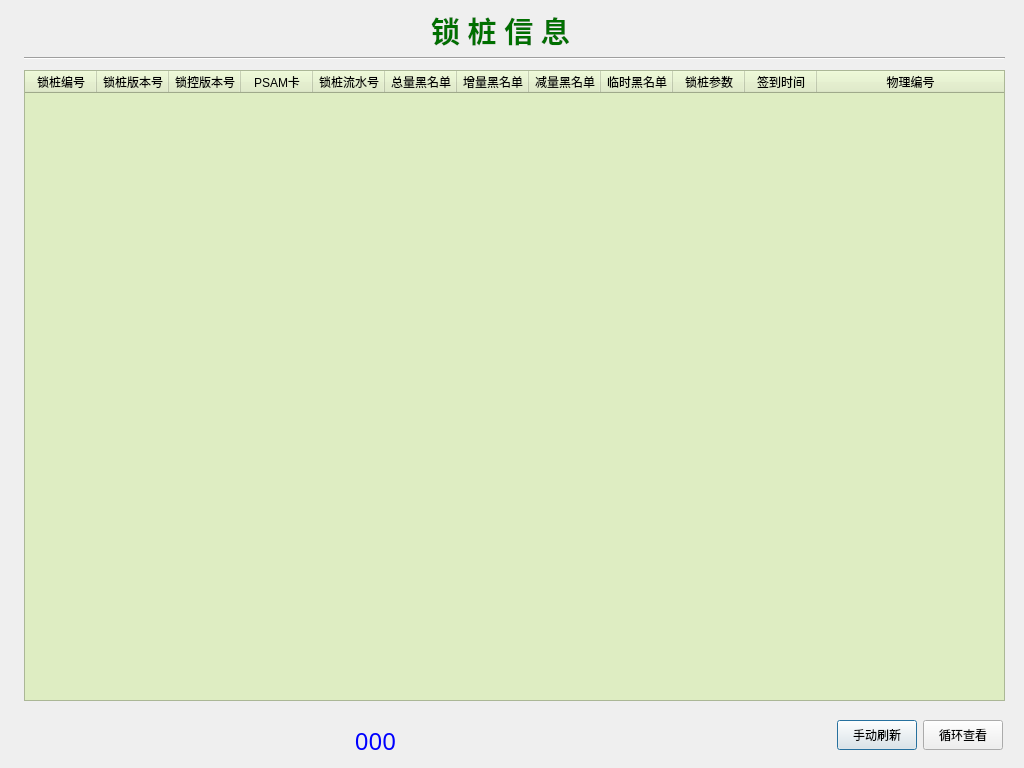
<?xml version="1.0" encoding="UTF-8"?>
<ui version="4.0">
 <class>SaeInfoClass</class>
 <widget class="QDialog" name="SaeInfoClass">
  <property name="geometry">
   <rect>
    <x>0</x>
    <y>0</y>
    <width>1024</width>
    <height>768</height>
   </rect>
  </property>
  <property name="windowTitle">
   <string>Dialog</string>
  </property>
  <widget class="Line" name="line">
   <property name="geometry">
    <rect>
     <x>24</x>
     <y>50</y>
     <width>981</width>
     <height>16</height>
    </rect>
   </property>
   <property name="orientation">
    <enum>Qt::Horizontal</enum>
   </property>
  </widget>
  <widget class="QLabel" name="label_25">
   <property name="geometry">
    <rect>
     <x>410</x>
     <y>10</y>
     <width>181</width>
     <height>41</height>
    </rect>
   </property>
   <property name="font">
    <font>
     <family>华文中宋</family>
     <pointsize>22</pointsize>
     <weight>75</weight>
     <bold>true</bold>
    </font>
   </property>
   <property name="styleSheet">
    <string notr="true">color: rgb(0, 112, 0);</string>
   </property>
   <property name="text">
    <string>锁 桩 信 息</string>
   </property>
   <property name="alignment">
    <set>Qt::AlignCenter</set>
   </property>
  </widget>
  <widget class="QLabel" name="label">
   <property name="geometry">
    <rect>
     <x>0</x>
     <y>0</y>
     <width>1024</width>
     <height>768</height>
    </rect>
   </property>
   <property name="text">
    <string/>
   </property>
   <property name="pixmap">
    <pixmap resource="../bicycle.qrc">:/image/function_background.png</pixmap>
   </property>
  </widget>
  <widget class="QTableWidget" name="tableWidget">
   <property name="enabled">
    <bool>true</bool>
   </property>
   <property name="geometry">
    <rect>
     <x>24</x>
     <y>70</y>
     <width>981</width>
     <height>631</height>
    </rect>
   </property>
   <property name="focusPolicy">
    <enum>Qt::NoFocus</enum>
   </property>
   <property name="styleSheet">
    <string notr="true">background-color: rgb(222, 237, 194);
</string>
   </property>
   <property name="autoScrollMargin">
    <number>16</number>
   </property>
   <attribute name="horizontalHeaderDefaultSectionSize">
    <number>72</number>
   </attribute>
   <attribute name="horizontalHeaderStretchLastSection">
    <bool>true</bool>
   </attribute>
   <attribute name="verticalHeaderDefaultSectionSize">
    <number>20</number>
   </attribute>
   <column>
    <property name="text">
     <string>锁桩编号</string>
    </property>
   </column>
   <column>
    <property name="text">
     <string>锁桩版本号</string>
    </property>
   </column>
   <column>
    <property name="text">
     <string>锁控版本号</string>
    </property>
   </column>
   <column>
    <property name="text">
     <string>PSAM卡</string>
    </property>
   </column>
   <column>
    <property name="text">
     <string>锁桩流水号</string>
    </property>
   </column>
   <column>
    <property name="text">
     <string>总量黑名单</string>
    </property>
   </column>
   <column>
    <property name="text">
     <string>增量黑名单</string>
    </property>
   </column>
   <column>
    <property name="text">
     <string>减量黑名单</string>
    </property>
   </column>
   <column>
    <property name="text">
     <string>临时黑名单</string>
    </property>
   </column>
   <column>
    <property name="text">
     <string>锁桩参数</string>
    </property>
   </column>
   <column>
    <property name="text">
     <string>签到时间</string>
    </property>
   </column>
   <column>
    <property name="text">
     <string>物理编号</string>
    </property>
   </column>
  </widget>
  <widget class="QPushButton" name="pushButton_manualRefresh">
   <property name="geometry">
    <rect>
     <x>837</x>
     <y>720</y>
     <width>80</width>
     <height>30</height>
    </rect>
   </property>
   <property name="styleSheet">
    <string notr="true"/>
   </property>
   <property name="text">
    <string>手动刷新</string>
   </property>
  </widget>
  <widget class="QPushButton" name="pushButton_loopBrowse">
   <property name="geometry">
    <rect>
     <x>923</x>
     <y>720</y>
     <width>80</width>
     <height>30</height>
    </rect>
   </property>
   <property name="text">
    <string>循环查看</string>
   </property>
  </widget>
  <widget class="QLabel" name="label_saeInfoShow">
   <property name="geometry">
    <rect>
     <x>30</x>
     <y>720</y>
     <width>691</width>
     <height>41</height>
    </rect>
   </property>
   <property name="font">
    <font>
     <family>文泉驿正黑</family>
     <pointsize>18</pointsize>
     <weight>50</weight>
     <bold>false</bold>
    </font>
   </property>
   <property name="styleSheet">
    <string notr="true">color: rgb(0, 0, 255);</string>
   </property>
   <property name="text">
    <string>000</string>
   </property>
   <property name="alignment">
    <set>Qt::AlignCenter</set>
   </property>
  </widget>
  <zorder>label</zorder>
  <zorder>line</zorder>
  <zorder>label_25</zorder>
  <zorder>tableWidget</zorder>
  <zorder>pushButton_manualRefresh</zorder>
  <zorder>pushButton_loopBrowse</zorder>
  <zorder>label_saeInfoShow</zorder>
 </widget>
 <tabstops>
  <tabstop>pushButton_manualRefresh</tabstop>
  <tabstop>pushButton_loopBrowse</tabstop>
  <tabstop>tableWidget</tabstop>
 </tabstops>
 <resources>
  <include location="../bicycle.qrc"/>
 </resources>
 <connections/>
</ui>
